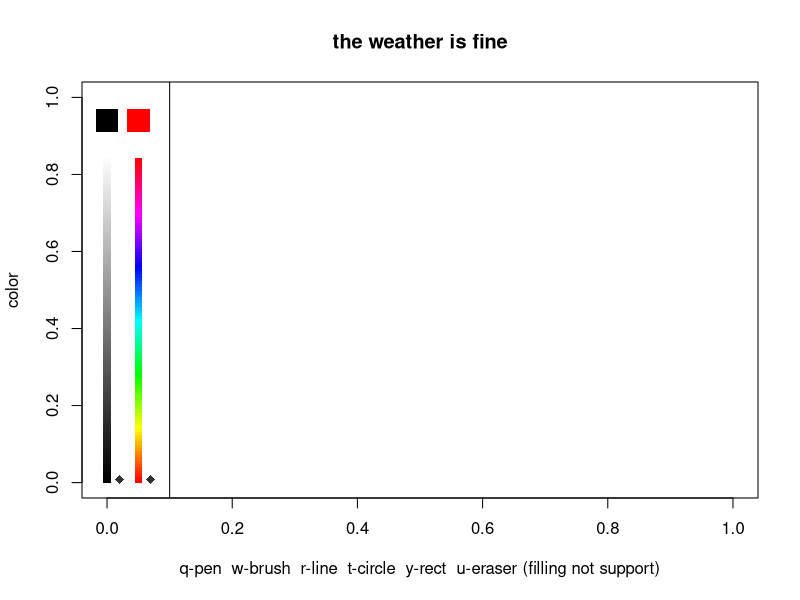

The R script that drew this image:
draw<-function(){
	x11()
	plot(c(0,0),xlim=c(0,1),ylim=c(0,1),col='white',main="the weather is fine",xlab="q-pen  w-brush  r-line  t-circle  y-rect  u-eraser (filling not support)",ylab='color')
	data<-data.frame(x=0,y=0)
	new<-F
	p1<-c(0.1475410,0.1743666)
	p2<-c(0.9090909,0.8569300)
	color<-c(1,1)
	pre.col<-color
	pen<-1
	cex<-5
	prex<-0
	prey<-0
	lin<-F
	cir<-F
	rec<-F
	tag<-100
	col.vector<-rainbow(100)
	for(i in 1:100){col.vector[i]<-substring(col.vector[i],1,7)}
	grey.vector<-99:0
	points(rep(0,100),100:1/100/1.2,col=paste("grey",grey.vector,sep=""),pch=15)
	points(rep(0.05,tag),1:tag/tag/1.2,col=col.vector,pch=15)
	points(c(0.07,0.02),c(pre.col[1]/tag,pre.col[2]/100)/1.2,pch=18,cex=1.2,col='white')
	points(c(0.07,0.02),c(color[1]/tag,color[2]/100)/1.2,pch=18,cex=1.2,col='grey20')
	points(0.05,0.94,pch=15,col=col.vector[color[1]],cex=3)
	points(0,0.94,pch=15,col='black',cex=3)
	abline(v=0.1)
	add1<-function(a,px,py){
		change.col<-function(){
			if(color[2]/100>=0.5 & color[1]>=0){col<-mixcolor((color[2]/100-0.5)*2,hex2RGB(col.vector[color[1]]),RGB(1,1,1))}
			else if(color[1]>=0){col<-mixcolor((0.5-color[2]/100)*2,hex2RGB(col.vector[color[1]]),RGB(0,0,0))}
			else if(color[1]==-1){col<-mixcolor(color[2]/100,RGB(0,0,0),RGB(1,1,1))}
			col<-col@coords
			return(rgb(col[1],col[2],col[3]))
		}
		show.col<-function(){
			points(c(0.07,0.02),c(pre.col[1]/tag,pre.col[2]/100)/1.2,pch=18,cex=1.2,col='white')
			points(c(0.07,0.02),c(color[1]/tag,color[2]/100)/1.2,pch=18,cex=1.2,col='grey20')
			points(0.05,0.94,pch=15,col=change.col(),cex=3)
			pre.col<<-color
		}
		choose.col<-function(x,y){
			if(abs(x)<0.01 & y>0 & y<1/1.2){color[2]<<-round(y*120)}
			else if(abs(x-0.05)<0.01 & y>0 & y<1/1.2){color[1]<<-round(y*1.2*100)}
			else if(abs(x)<0.03 & y>1/1.2){color[1]<<--1}
			show.col()
		}
		if(pen!=4){lin<<-F}
		if(pen!=5){cir<<-F}
		point<-function(x,y){
			temp<-matrix(c(runif(3*cex*10)),ncol=3)
			temp[,1]<-sin(temp[,1]*2*pi)*0.02*temp[,2]+px-0.01
			temp[,2]<-sin(temp[,3]*2*pi)*0.02*temp[,2]*cex/5+py-0.01
			points(temp,pch=16,cex=0.4,col=change.col())
		}
		line<-function(x,y){
			if(lin==F){lin<<-T}
			else{
				lines(c(x,prex),c(y,prey),type='l',lwd=5*cex/10,col=change.col())
				lin<<-F
			}
			prex<<-x
			prey<<-y
		}
		circle<-function(x,y){
			if(cir==F){cir<<-T}
			else{
				temp<-(1:1000)/1000
				ra<-sqrt((x-prex)^2+(y-prey)^2)
				points(prex+cos(temp*2*pi)*ra,prey+sin(temp*2*pi)*ra,cex=0.8*cex/10,col=change.col())
				cir<<-F
			}		
			prex<<-x
			prey<<-y	
		}
		rect<-function(x,y){
			if(rec==F){rec<<-T}
			else{
				lines(c(x,prex),c(prey,prey),type='l',lwd=5*cex/10,col=change.col())
				lines(c(x,x),c(y,prey),type='l',lwd=5*cex/10,col=change.col())
				lines(c(prex,prex),c(y,prey),type='l',lwd=5*cex/10,col=change.col())
				lines(c(x,prex),c(y,y),type='l',lwd=5*cex/10,col=change.col())
				rec<<-F
			}
			prex<<-x
			prey<<-y	
		}
		px<-round((px-p1[1])/(p2[1]-p1[1]),3)
		py<-round((py-p1[2])/(p2[2]-p1[2]),3)
		if(px<1 & px>-0.05 & py<1 & py>0){
			if(px<0.13){choose.col(px,py)}
			else{
				if(pen==1)points(px,py,pch=16,col=col.vector[color[1]],cex=cex/10)
				if(pen==2)point(px,py)
				if(pen==3)painting(a,px,py)
				if(pen==4)line(px,py)
				if(pen==5)circle(px,py)
				if(pen==6)rect(px,py)
				if(pen==7)points(px,py,pch=16,col='white',cex=cex)	
			}
		}
		return(NULL)
	}
	add2<-function(a,px,py){
		change.col<-function(){
			if(color[2]/100>=0.5 & color[1]>=0){col<-mixcolor((color[2]/100-0.5)*2,hex2RGB(col.vector[color[1]]),RGB(1,1,1))}
			else if(color[1]>=0){col<-mixcolor((0.5-color[2]/100)*2,hex2RGB(col.vector[color[1]]),RGB(0,0,0))}
			else if(color[1]==-1){col<-mixcolor(color[2]/100,RGB(0,0,0),RGB(1,1,1))}
			col<-col@coords
			return(rgb(col[1],col[2],col[3]))
		}
		show.col<-function(){
			points(c(0.07,0.02),c(pre.col[1]/tag,pre.col[2]/100)/1.2,pch=18,cex=1.2,col='white')
			points(c(0.07,0.02),c(color[1]/tag,color[2]/100)/1.2,pch=18,cex=1.2,col='grey20')
			points(0.05,0.94,pch=15,col=change.col(),cex=3)
			pre.col<<-color
		}
		choose.col<-function(x,y){
			if(abs(x)<0.01 & y>0 & y<1/1.2){color[2]<<-round(y*120)}
			else if(abs(x-0.05)<0.01 & y>0 & y<1/1.2){color[1]<<-round(y*1.2*100)}
			else if(abs(x)<0.03 & y>1/1.2){color[1]<<--1}
			show.col()
		}
		if(pen!=4 & pen!=1){lin<<-F}
		if(pen!=5){cir<<-F}
		point<-function(x,y){
			temp<-matrix(c(runif(3*cex*10)),ncol=3)
			temp[,1]<-sin(temp[,1]*2*pi)*0.02*temp[,2]+px-0.01
			temp[,2]<-sin(temp[,3]*2*pi)*0.02*temp[,2]*cex/5+py-0.01
			points(temp,pch=16,cex=0.4,col=change.col())
		}
		line<-function(x,y){
			if(lin==F){lin<<-T}
			else{
				lines(c(x,prex),c(y,prey),type='l',lwd=5*cex/10,col=change.col())
				lin<<-F
			}
			prex<<-x
			prey<<-y
		}
		circle<-function(x,y){
			if(cir==F){cir<<-T}
			else{
				temp<-(1:1000)/1000
				ra<-sqrt((x-prex)^2+(y-prey)^2)
				points(prex+cos(temp*2*pi)*ra,prey+sin(temp*2*pi)*ra,cex=0.8*cex/10,col=change.col())
				cir<<-F
			}		
			prex<<-x
			prey<<-y	
		}
		rect<-function(x,y){
			if(rec==F){rec<<-T}
			else{
				lines(c(x,prex),c(prey,prey),type='l',lwd=5*cex/10,col=change.col())
				lines(c(x,x),c(y,prey),type='l',lwd=5*cex/10,col=change.col())
				lines(c(prex,prex),c(y,prey),type='l',lwd=5*cex/10,col=change.col())
				lines(c(x,prex),c(y,y),type='l',lwd=5*cex/10,col=change.col())
				rec<<-F
			}
			prex<<-x
			prey<<-y	
		}
		linep<-function(x,y){
			if(lin==F){lin<<-T}
			else{lines(c(x,prex),c(y,prey),type='l',lwd=5*cex/10,col=change.col())}
			prex<<-x
			prey<<-y
		}
		px<-round((px-p1[1])/(p2[1]-p1[1]),3)
		py<-round((py-p1[2])/(p2[2]-p1[2]),3)
		if(px<1 & px>-0.05 & py<1 & py>0){
			if(px<0.13){choose.col(px,py)}
			else{
				if(pen==1)linep(px,py)
				if(pen==2)point(px,py)
				if(pen==3)painting(a,px,py)
				if(pen==4)line(px,py)
				if(pen==5)circle(px,py)
				if(pen==6)rect(px,py)
				if(pen==7)points(px,py,pch=16,col='white',cex=cex)	
			}
		}
		return(NULL)
	}
	painting<-function(a,px,py){
		paint<-function(x,y){
			if(!(x<=1e-3 | y<=1e-3 | x>1 | y>1)){
				if(record[x*(1e+3),y*(1e+3)]==record[px*(1e+3),py*(1e+3)] & flag[x*(1e+3),y*(1e+3)]==0){
					##points(x,y,pch=15,cex=0.1,col=color)
					flag[x*(1e+3),y*(1e+3)]<<-1
					if(round(x,1)>(1e-3) & round(y,1)>(1e-3) & round(x,1)<=1-(1e-3) & round(y,1)<=1-(1e-3))if(flag[x*(1e+3),y*(1e+3)+1]==0)paint(x,y+(1e-3))
					if(round(x,1)>(1e-3) & round(y,1)>(1e-3) & round(x,1)<=1-(1e-3) & round(y,1)<=1-(1e-3))if(flag[x*(1e+3)+1,y*(1e+3)]==0)paint(x+(1e-3),y)
					if(round(x,1)>(1e-3) & round(y,1)>(1e-3) & round(x,1)<=1-(1e-3) & round(y,1)<=1-(1e-3))if(flag[x*(1e+3),y*(1e+3)-1]==0)paint(x,y-(1e-3))
					if(round(x,1)>(1e-3) & round(y,1)>(1e-3) & round(x,1)<=1-(1e-3) & round(y,1)<=1-(1e-3))if(flag[x*(1e+3)-1,y*(1e+3)]==0)paint(x-(1e-3),y)
				}
			}
		}
		px<-(px-p1[1])/(p2[1]-p1[1])
		py<-(py-p1[2])/(p2[2]-p1[2])
		px<-round(px,1)
		py<-round(py,1)
		x<-px
		y<-py
		##if(!(x<0 | y<0 | x>1 | y>1) & record[x*(1e+3),y*(1e+3)]==record[px*(1e+3),py*(1e+3)] & flag[x*(1e+3),y*(1e+3)]==0){paint(x,y)}
		return(NULL)
	}
	col<-function(K){
		K<-tolower(K)
		if(K=='q'){pen<<-1}
		if(K=='w'){pen<<-2}
		if(K=='e'){pen<<-3}
		if(K=='r'){pen<<-4}
		if(K=='t'){pen<<-5}
		if(K=='y'){pen<<-6}
		if(K=='u'){pen<<-7}
		if(K%in%as.character(1:9)){cex<<-as.numeric(K)}
		points(0,0,col='white')
	}
	getGraphicsEvent(prompt="create.reg",onMouseMove=add2,onMouseDown=add1,onKeybd=col)
}
draw()